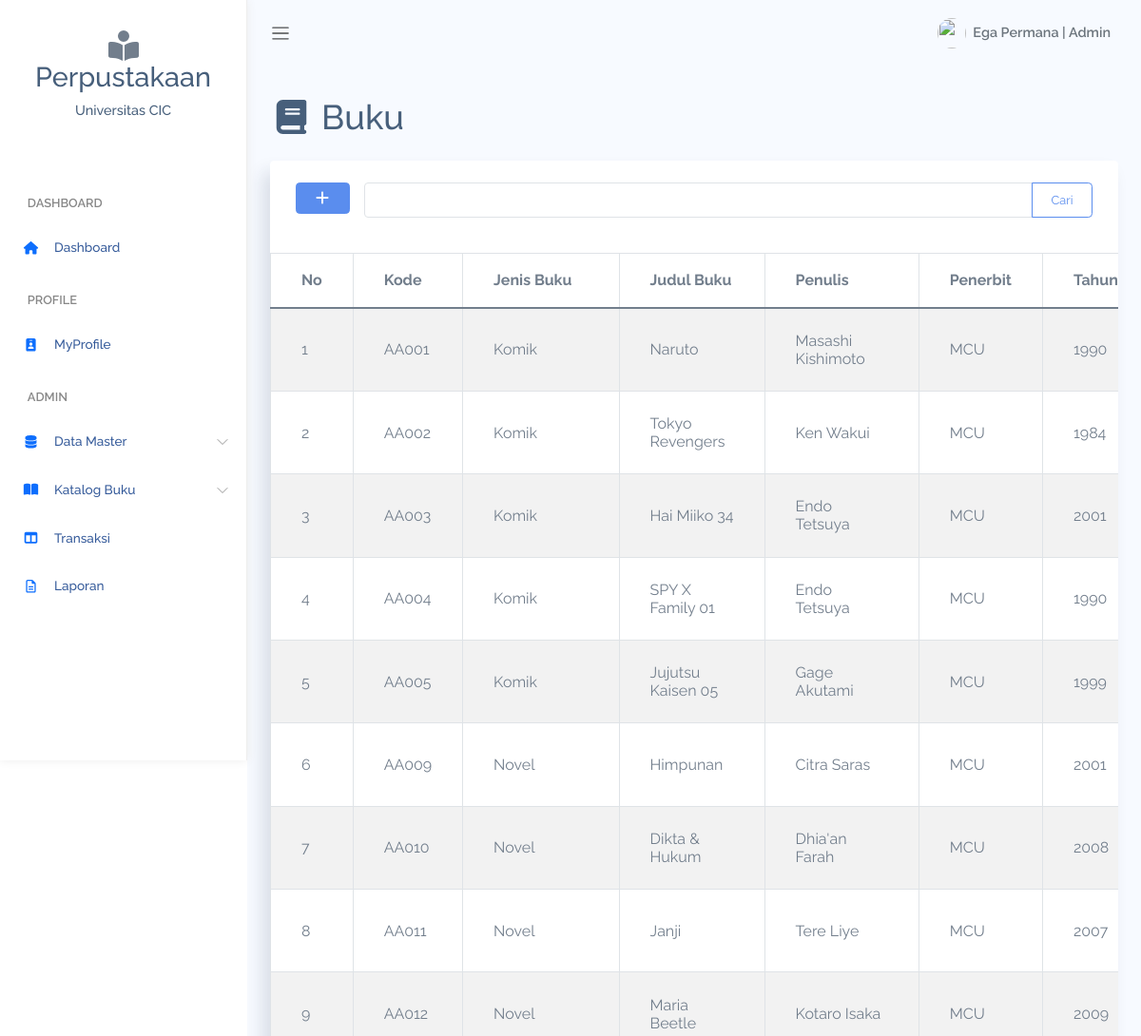
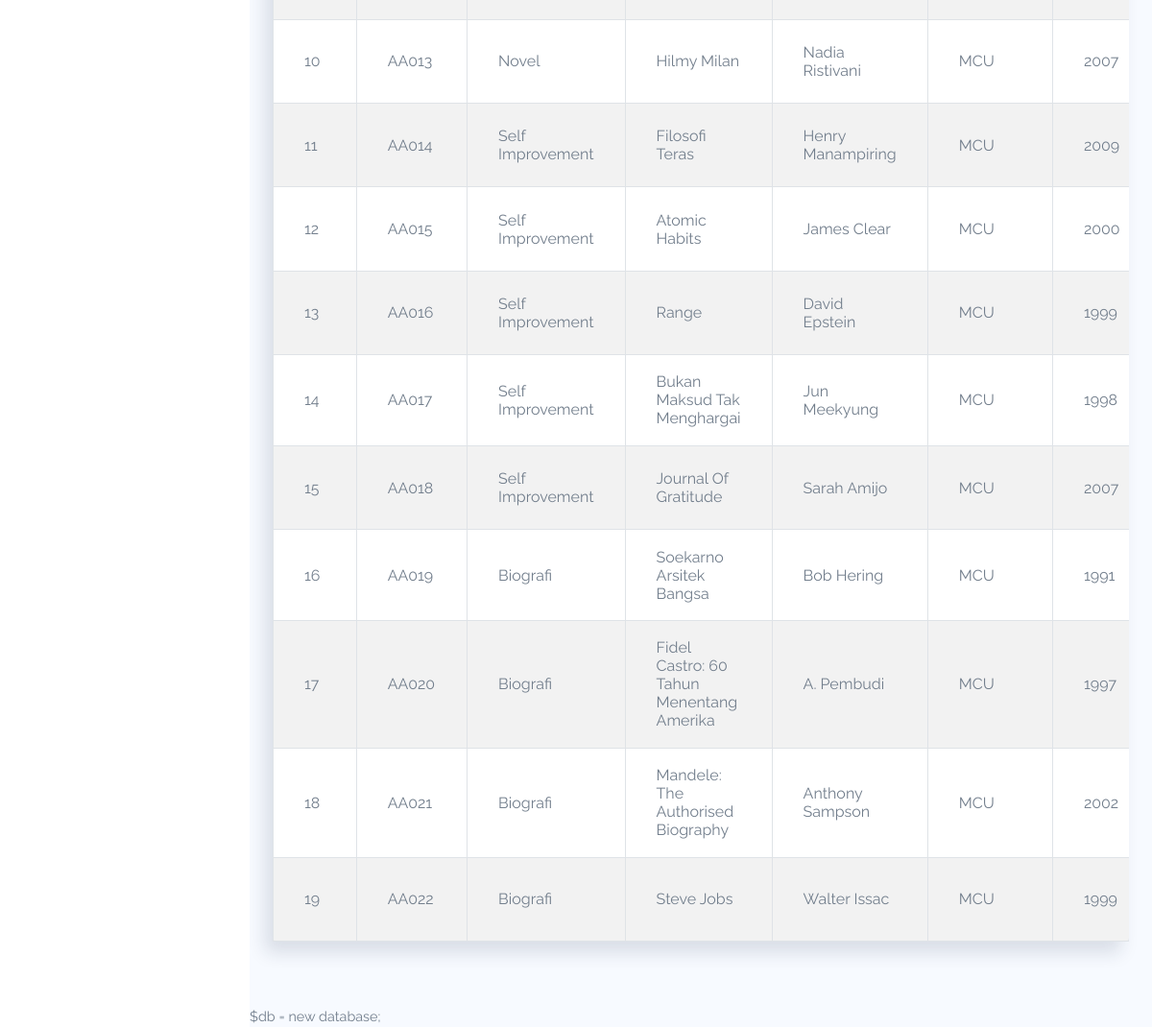
Screenshot of /Admin/dataBuku.php (signed in) with the database file from the repository (2 pictures, top to bottom).
### tables this page shows
CREATE TABLE `buku` (
  `id_buku` int(11) NOT NULL,
  `kode_buku` char(5) NOT NULL,
  `id_kategori` int(11) NOT NULL,
  `judul_buku` varchar(50) NOT NULL,
  `penulis_buku` varchar(50) NOT NULL,
  `penerbit_buku` varchar(50) NOT NULL,
  `tahun_terbit` char(4) NOT NULL,
  `stok` int(5) NOT NULL
);

CREATE TABLE `kategori` (
  `id_kategori` int(11) NOT NULL,
  `nama_kategori` varchar(100) NOT NULL
);

### database.php (called while the page is built, shortened)
<?php
class database
{
    private $host = "localhost";
    private $user = "root";
    private $pas = "";
    private $db = "perpustakaan";
    private $koneksi = "";
    public function __construct()
    {
        $this->koneksi = mysqli_connect($this->host, $this->user, $this->pas, $this->db);
    }
    public function dataBuku()
    {
        if (isset($_POST['cari'])) {
            $cari = $_POST['cari'];
            $query = mysqli_query($this->koneksi, "SELECT buku.*, kategori.* FROM buku JOIN kategori ON buku.id_kategori = kategori.id_kategori WHERE buku.kode_buku LIKE '%$cari%' OR buku.judul_buku LIKE '%$cari%' OR kategori.nama_kategori LIKE '%$cari%'");
            while ($row = mysqli_fetch_array($query)) {
                $data[] = $row;
            }
            return $data;
        } else {
            $query = mysqli_query($this->koneksi, "SELECT buku.*, kategori.* FROM buku JOIN kategori ON buku.id_kategori = kategori.id_kategori");
            while ($row = mysqli_fetch_array($query)) {
                $data[] = $row;
            }
            return $data;
        }
    }
}

### Admin/dataBuku.php (the view, shortened to what this page needs)
<?php
require_once '../database.php';
class menu
{
    function __construct()
    {
        require_once "menu.php";
    }
}
$db = new database;
$data = $db->dataBuku();
?>
<!DOCTYPE html>
<html lang="en">
<head>
    <link rel="stylesheet" href="../assets/css/bootstrap.css">
    <link rel="stylesheet" href="../assets/vendors/chartjs/Chart.min.css">
    <link rel="stylesheet" href="../assets/vendors/perfect-scrollbar/perfect-scrollbar.css">
    <link rel="stylesheet" href="../assets/css/app.css">
</head>
<body>
    <div id="app">
        <div class="main-content container-fluid">
            <h1 class="mb-4">
                <i class="fa-solid fa-fw fa-book"></i> Buku
            </h1>
            <div class="row">
                <div class="col-12">
                    <div class="card">
                        <div class="card-content">
                            <div class="card-body">
                                <div class="row">
                                    <div class="col-1">
                                        <button type="button" class="btn btn-primary btn-sm" data-bs-toggle="modal" data-bs-target="#tambahBuku">
                                            <i class="fa-solid fa-plus"></i>
                                        </button>
                                    </div>
                                    <div class="col-11">
                                        <form action="" method="post">
                                            <div class="input-group">
                                                <input type="text" name="cari" class="form-control" aria-label="Recipient's username" aria-describedby="button-addon2">
                                                <button class="btn btn-outline-primary btn-sm" type="submit" id="button-addon2">Cari</button>
                                            </div>
                                        </form>
                                    </div>
                                </div>
                            </div>
                            <div class="table-responsive">
                                <table class="table table table-striped table-bordered first mb-0">
                                    <thead>
                                        <tr>
                                            <th>No</th>
                                            <th>Kode</th>
                                            <th>Jenis Buku</th>
                                            <th>Judul Buku</th>
                                            <th>Penulis</th>
                                            <th>Penerbit</th>
                                            <th>Tahun</th>
                                        </tr>
                                    </thead>
                                    <tbody>
                                        <?php
                                        $no = 1;
                                        foreach ($data as $row) :
                                        ?>
                                            <tr>
                                                <td><?= $no++; ?></td>
                                                <td><?= $row['kode_buku']; ?></td>
                                                <td><?= $row['nama_kategori']; ?></td>
                                                <td><?= $row['judul_buku']; ?></td>
                                                <td><?= $row['penulis_buku']; ?></td>
                                                <td><?= $row['penerbit_buku']; ?></td>
                                                <td><?= $row['tahun_terbit']; ?></td>
                                            </tr>
                                        <?php endforeach; ?>
                                    </tbody>
                                </table>
                            </div>
                        </div>
                    </div>
                </div>
            </div>
        </div>
        <?php require_once 'formTambah.php'; ?>
    </div>
</body>
</html>

### assets/css/app.css (style rules this page uses)
* { font-family:Raleway }
#app { position:relative }
#main .main-content { padding:2rem 1.5rem }
a,button { outline:0 }
.btn i,.btn svg { width:16px;height:16px }
.btn.btn-danger,.btn.btn-dark,.btn.btn-info,.btn.btn-light,.btn.btn-link,.btn.btn-primary,.btn.btn-secondary,.btn.btn-success,.btn.btn-warning { color:#fff }
.card { box-shadow:-8px 12px 18px 0 rgba(25,42,70,.13);margin-bottom:2.2rem }
.card .card-content { position:relative }
.card .card-body { padding:1.4rem 1.7rem }
.dataTable-table td,.dataTable-table thead th,.table td,.table thead th { vertical-align:middle }
.dataTable-table thead th,.table thead th { border-bottom:2px solid #475f7b }

### rows the page displays
buku: kode_buku "AA001", id_kategori.nama_kategori "Komik", judul_buku "Naruto", penulis_buku "Masashi Kishimoto", penerbit_buku "MCU", tahun_terbit "1990"
buku: kode_buku "AA002", id_kategori.nama_kategori "Komik", judul_buku "Tokyo Revengers", penulis_buku "Ken Wakui", penerbit_buku "MCU", tahun_terbit "1984"
buku: kode_buku "AA003", id_kategori.nama_kategori "Komik", judul_buku "Hai Miiko 34", penulis_buku "Endo Tetsuya", penerbit_buku "MCU", tahun_terbit "2001"
buku: kode_buku "AA004", id_kategori.nama_kategori "Komik", judul_buku "SPY X Family 01", penulis_buku "Endo Tetsuya", penerbit_buku "MCU", tahun_terbit "1990"
buku: kode_buku "AA005", id_kategori.nama_kategori "Komik", judul_buku "Jujutsu Kaisen 05", penulis_buku "Gage Akutami", penerbit_buku "MCU", tahun_terbit "1999"
buku: kode_buku "AA009", id_kategori.nama_kategori "Novel", judul_buku "Himpunan", penulis_buku "Citra Saras", penerbit_buku "MCU", tahun_terbit "2001"
buku: kode_buku "AA010", id_kategori.nama_kategori "Novel", judul_buku "Dikta & Hukum", penulis_buku "Dhia'an Farah", penerbit_buku "MCU", tahun_terbit "2008"
buku: kode_buku "AA011", id_kategori.nama_kategori "Novel", judul_buku "Janji", penulis_buku "Tere Liye", penerbit_buku "MCU", tahun_terbit "2007"
buku: kode_buku "AA012", id_kategori.nama_kategori "Novel", judul_buku "Maria Beetle", penulis_buku "Kotaro Isaka", penerbit_buku "MCU", tahun_terbit "2009"
buku: kode_buku "AA013", id_kategori.nama_kategori "Novel", judul_buku "Hilmy Milan", penulis_buku "Nadia Ristivani", penerbit_buku "MCU", tahun_terbit "2007"
buku: kode_buku "AA014", id_kategori.nama_kategori "Self Improvement", judul_buku "Filosofi Teras", penulis_buku "Henry Manampiring", penerbit_buku "MCU", tahun_terbit "2009"
buku: kode_buku "AA015", id_kategori.nama_kategori "Self Improvement", judul_buku "Atomic Habits", penulis_buku "James Clear", penerbit_buku "MCU", tahun_terbit "2000"
buku: kode_buku "AA016", id_kategori.nama_kategori "Self Improvement", judul_buku "Range", penulis_buku "David Epstein", penerbit_buku "MCU", tahun_terbit "1999"
buku: kode_buku "AA017", id_kategori.nama_kategori "Self Improvement", judul_buku "Bukan Maksud Tak Menghargai", penulis_buku "Jun Meekyung", penerbit_buku "MCU", tahun_terbit "1998"
buku: kode_buku "AA018", id_kategori.nama_kategori "Self Improvement", judul_buku "Journal Of Gratitude", penulis_buku "Sarah Amijo", penerbit_buku "MCU", tahun_terbit "2007"
buku: kode_buku "AA019", id_kategori.nama_kategori "Biografi", judul_buku "Soekarno Arsitek Bangsa", penulis_buku "Bob Hering", penerbit_buku "MCU", tahun_terbit "1991"
buku: kode_buku "AA020", id_kategori.nama_kategori "Biografi", judul_buku "Fidel Castro: 60 Tahun Menentang Amerika", penulis_buku "A. Pembudi", penerbit_buku "MCU", tahun_terbit "1997"
buku: kode_buku "AA021", id_kategori.nama_kategori "Biografi", judul_buku "Mandele: The Authorised Biography", penulis_buku "Anthony Sampson", penerbit_buku "MCU", tahun_terbit "2002"
buku: kode_buku "AA022", id_kategori.nama_kategori "Biografi", judul_buku "Steve Jobs", penulis_buku "Walter Issac", penerbit_buku "MCU", tahun_terbit "1999"

### other values shown
$_SESSION['role'] "ADMIN"
$_SESSION['nama'] "Ega Permana"
$_SESSION['role'] "Admin"
